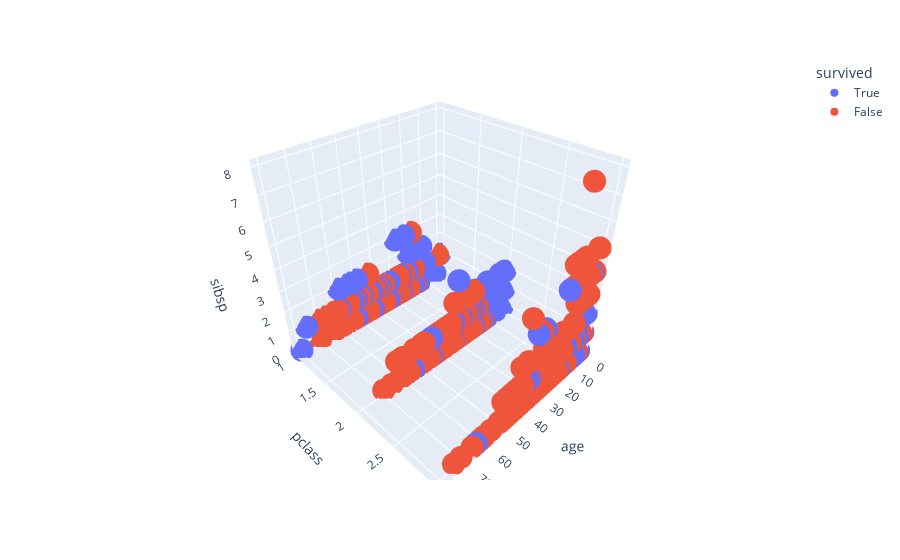

The cell this chart's notebook holds for it:
### Code cell
plotly.offline.init_notebook_mode(connected=True)
fig = px.scatter_3d(data, x='age', y='pclass', z='sibsp',
              color='survived')
#fig.write_html("animacion1_3D.html")
fig.show()

### Figure 1 — Plotly figure (JSON) as saved in the notebook; plotly's stock layout.template omitted (floating-point values rounded to 4 significant figures; data arrays with more than 128 entries replaced by an {"elided": "..."} marker saying what was removed)
{"data": [{"hovertemplate": "survived=True<br>age=%{x}<br>pclass=%{y}<br>sibsp=%{z}<extra></extra>", "legendgroup": "True", "marker": {"color": "#636efa", "symbol": "circle"}, "mode": "markers", "name": "True", "scene": "scene", "showlegend": true, "type": "scatter3d", "x": {"elided": "500 float values"}, "y": {"elided": "500 int values"}, "z": {"elided": "500 int values"}}, {"hovertemplate": "survived=False<br>age=%{x}<br>pclass=%{y}<br>sibsp=%{z}<extra></extra>", "legendgroup": "False", "marker": {"color": "#EF553B", "symbol": "circle"}, "mode": "markers", "name": "False", "scene": "scene", "showlegend": true, "type": "scatter3d", "x": {"elided": "809 float values"}, "y": {"elided": "809 int values"}, "z": {"elided": "809 int values"}}], "layout": {"legend": {"title": {"text": "survived"}, "tracegroupgap": 0}, "margin": {"t": 60}, "scene": {"domain": {"x": [0, 1], "y": [0, 1]}, "xaxis": {"title": {"text": "age"}}, "yaxis": {"title": {"text": "pclass"}}, "zaxis": {"title": {"text": "sibsp"}}}}}
